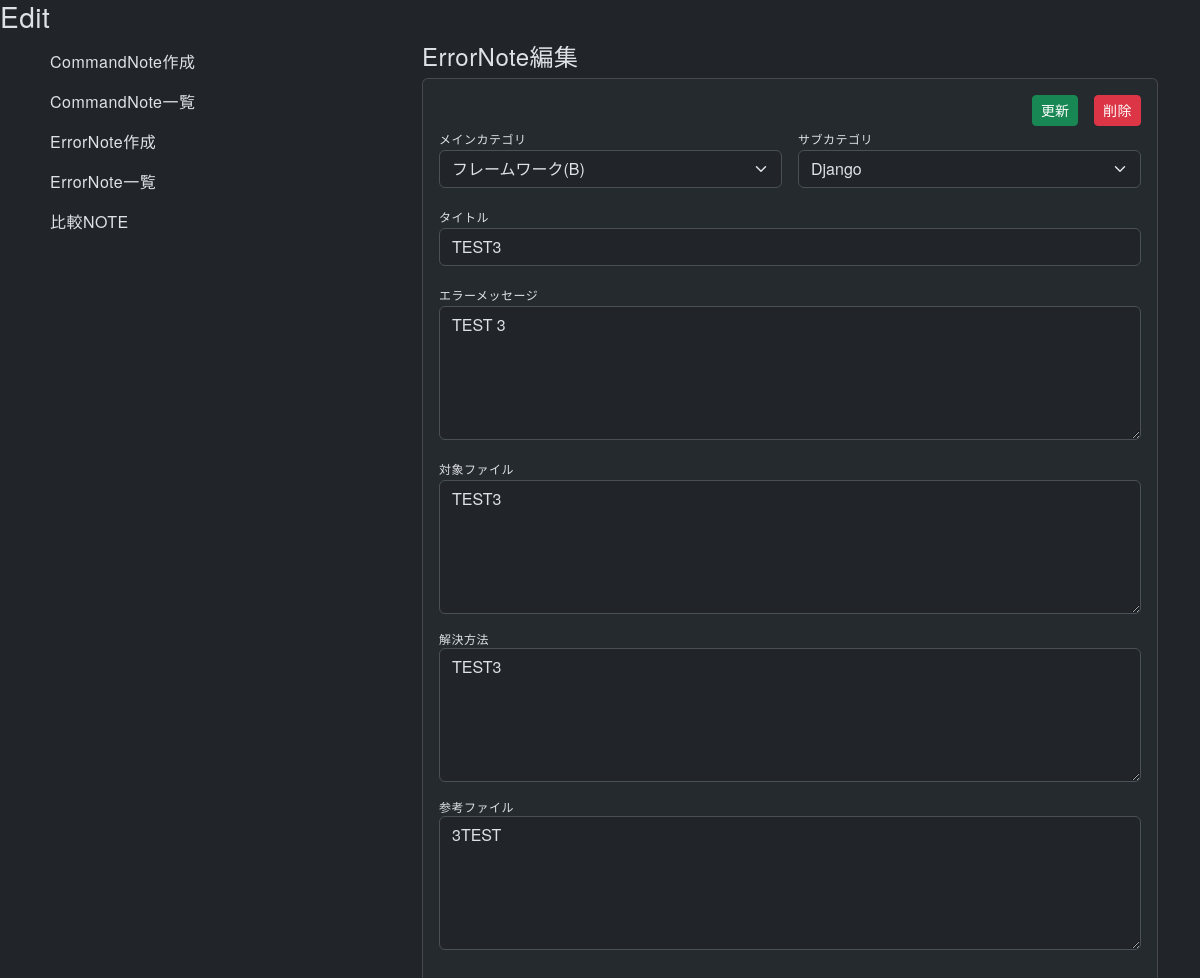
/errornote/1/update/, run on the app's committed database.
### errornote/models.py (models this page shows, shortened)
class ErrorNote(models.Model):
  order = models.IntegerField(default=0)
  sub_category = models.ForeignKey(SubCategory, on_delete=models.PROTECT)
  title = models.CharField(max_length=255)
  error_message = models.TextField()
  target_file = models.TextField(blank=True)
  resolution = models.TextField(blank=True)
  reference = models.TextField(blank=True)
  created_at = models.DateTimeField(auto_now_add=True)
  updated_at = models.DateTimeField(auto_now=True)
  class Meta:
    ordering = ['order', 'id']

### commandnote/models.py (models this page shows, shortened)
class MainCategory(models.Model):
  order = models.IntegerField(default=0)
  name = models.CharField(max_length=15)
  class Meta:
    ordering = ['order', 'id']

class SubCategory(models.Model):
  order = models.IntegerField(default=0)
  main_category = models.ForeignKey(MainCategory, on_delete=models.CASCADE)
  name = models.CharField(max_length=15)
  class Meta:
    ordering = ['order', 'id']

### errornote/views.py (the view)
# urls.py: path('<int:id>/update/', views.update, name='update'),
def update(request, id):
  main_categories =  MainCategory.objects.all()
  sub_categories = SubCategory.objects.all()
  error_note = ErrorNote.objects.get(id=id)
  error_note_form = ErrorNoteForm(request.POST, instance=error_note)
  if request.method =='POST' and error_note_form.is_valid():
    error_note_form.save()
    return redirect('errornote:show', id=error_note.id)
  return render(request, 'errornote/update.html',{'error_note':error_note, 'error_note_form':error_note_form, 'main_categories':main_categories, 'sub_categories':sub_categories})

### errornote/forms.py
class ErrorNoteForm(forms.ModelForm):
  class Meta:
    model = ErrorNote
    fields = ['sub_category','title','error_message','target_file', 'resolution', 'reference' ]

### errornote/templates/errornote/update.html (shortened to what this page needs)
{% extends 'commandnote/base.html' %}
{% block content %}
  <h3>Edit</h3>
  <div class="container">
    <div class="row">
      <div class="'col-12">
        <div class="row">
          <div class="'col-12 col-md-4">
            {% include '_sidebar.html' %}
          </div>
          <div class="'col-12 col-md-8">
            <h4>ErrorNote編集</h4>
            <div class="card bg-body-tertiary bg-opacity-50 p-3 mb-3">
              <form method="POST" action="{% url 'errornote:update' id=error_note.id %}">
                <div class="d-flex gap-3 justify-content-end">
                  <button type="submit" class="btn btn-sm btn-success">更新</button>
                  <a href="{% url 'errornote:destroy' id=error_note.id %}" class="btn btn-sm btn-danger">削除</a>
                </div>
                <div class="d-flex gap-3 mb-3">
                  <div class="w-100">
                    <label class="form-label m-0">メインカテゴリ</label>
                    <select name="main_category" id="main-category-select" class="form-select w-100" required>
                      {% for main_category in main_categories %}
                        <option value="{{ main_category.id }}" {% if main_category.id == error_note.sub_category.main_category.id %}selected{% endif %}>
                          {{ main_category.name }}
                        </option>
                      {% endfor %}
                    </select>
                  </div>
                  <div class="w-100">
                    <label class="form-label m-0">サブカテゴリ</label>
                    <select name="sub_category" id="sub-category-select" class="form-select w-100" required>
                      {% for sub_category in sub_categories %}
                        <option value="{{ sub_category.id }}" {% if sub_category.id == error_note.sub_category.id %}selected{% endif %}>
                          {{ sub_category.name }}
                        </option>
                      {% endfor %}
                    </select>
                  </div>
                </div>
                <div class="mb-3">
                  <label class="form-label m-0">タイトル</label>
                  <input type="text" name="title" value="{{ error_note.title }}" placeholder="タイトルを入力" class="form-control" required>
                </div>
                <div class="mb-3">
                  <label class="form-label m-0">エラーメッセージ</label>
                  <textarea name="error_message" placeholder="コマンドを入力" class="form-control" rows="5" required>{{ error_note.error_message }} </textarea>
                </div>
                <div class="mb-3">
                  <label class="form-label m-0">対象ファイル</label>
                  <textarea name="target_file" placeholder="コマンドの説明を入力" class="form-control" rows="5">{{ error_note.target_file }}</textarea>
                </div>
                <div class="mb-3">
                  <p class="item-label m-0">解決方法</p>
                  <textarea name="resolution" placeholder="その他情報を入力" class="form-control" rows="5">{{ error_note.resolution}}</textarea>
                </div>
                <div class="mb-3">
                  <p class="item-label m-0">参考ファイル</p>
                  <textarea name="reference" placeholder="その他情報を入力" class="form-control" rows="5">{{ error_note.reference}}</textarea>
                </div>
              </form>
            </div>
          </div>
        </div>
      </div>
    </div>
  </div>
{% endblock %}

### static/css/common.css (style rules this page uses)
body { font-family: "Helvetica Neue", Arial, "Hiragino Kaku Gothic ProN", "Hiragino Sans", "Noto Sans JP", Meiryo, sans-serif !important; font-size: 16px; line-height: 1.75; letter-spacing: 0.03em; color: #333333; background-color: #fcfcfc; }

### commandnote/static/commandnote/css/commandnote.css (style rules this page uses)
.form-label, .item-label { font-size: 0.75em; }

### data on the page
ErrorNote: main_category "フレームワーク(B)", sub_category "Django", title "TEST3", error_message "TEST 3", target_file "TEST3", resolution "TEST3", reference "3TEST"
